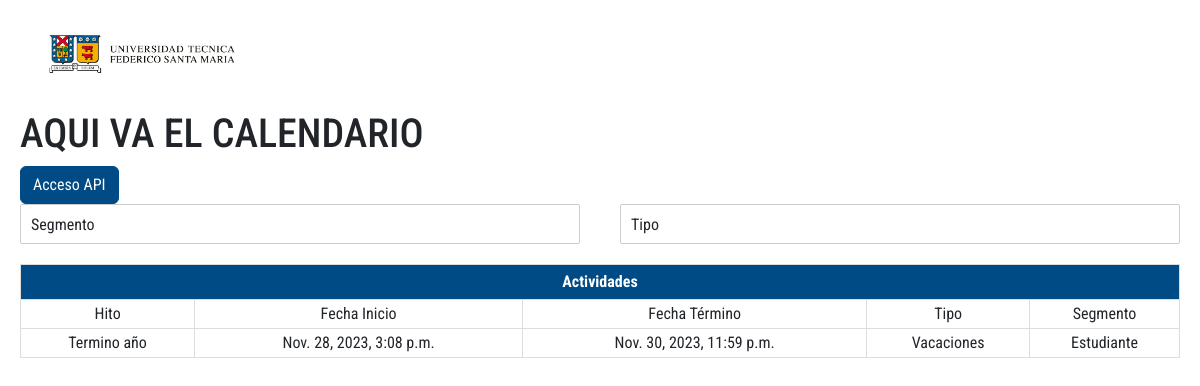
/segmento/Estudiante (signed in), run on the app's committed database.
### miapp/models.py (models this page shows, shortened)
class Hito(models.Model):
    fecha_inicio = models.DateTimeField(null= True, blank=True)
    fecha_termino = models.DateTimeField(null= True, blank=True)
    todo_el_dia = models.BooleanField(default=False)
    descripcion = models.TextField()
    tipo = models.CharField(max_length=50,
                            choices=[('V','Vacaciones'),('F','Feriado'),('SA','Suspension de Actividades'),
                                    ('SaPM','Suspension de Actividades PM'),('P','Periodo Lectivo'),('S','Suspension de Evaluaciones'),
                                    ('C', 'Ceremonia'),('Ed', 'EDDA'),('E', 'Evaluacion'),
                                    ('A', 'Ayudantias'),('H', 'Hito Academico'),('Se', 'Secretaria Academica'),
                                    ('O', 'OAI')], null=True, blank=True)
    segmento = models.CharField(max_length=50, choices=[('Co','Comunidad usm'),('Es', 'Estudiante'),('Pr', 'Profesor'),('Je','Jefe de Carrera')], default='Co')
    titulo = models.CharField(max_length=200)

### miapp/views.py (the view)
# urls.py: path('segmento/<segmentobuscado>', views.SegmentoHitoView, name='segmento')
def SegmentoHitoView(request, segmentobuscado):
    este = ''
    for x in tiposegmento:
        if segmentobuscado == x[1]:
            este = x[0]
    hitosvigentes = Hito.objects.filter(segmento=este).filter(fecha_termino__gt=datetime.now())
    user = request.user
    hitosuser = Hito.objects.filter(segmento=user.userrol.rol)[:3]
    context = {
        'hitosvigentes':hitosvigentes,
        'tipohitos':tipohito,
        'tiposegmento':tiposegmento,
        'hitosuser':hitosuser
    }
    return render(request, 'miapp/index.html', context)

### miapp/templates/miapp/index.html (shortened to what this page needs)
{% load static %}
<!DOCTYPE html>
<html lang="en">
<head>
    <link rel="stylesheet" href="../../static/miapp/css/bootstrap.css">
    <link rel="stylesheet" href="../../static/miapp/css/estilos.css">
</head>
<body>
    <div class="logo">
        <img src="img/Logo.jpg">
    </div>
    <div class="Calendario">
        <h1>AQUI VA EL CALENDARIO</h1>
    </div>
    <div>
        {% if user.is_authenticated %}
            {% if user.userrol.get_rol_display == "Developer" %}
                <a id="boton" href="http://127.0.0.1:8000/docs/" class="btn btn-primary">Acceso API</a>
            {% endif %}
        {% endif %}
    </div>
  <body>
    <div id="fila" class="row">
    <div id="Segmento" class="dropdown-container">
    <div id="col1" class="col-6">
        <div class="dropdown">
            <span>Segmento</span>
        </div>
    </div>
    <div id="col2" class="col-6">
        <div class="dropdown">
          <span>Tipo</span>
        </div>
    </div>
    </div>
    </div>
    <table style="width: 100%;">
        <tr>
            <th colspan="100%">Actividades</th>
        </tr>
        <tr>
            <td>Hito</td>
            <td>Fecha Inicio</td>
            <td>Fecha Término</td>
            <td>Tipo</td>
            <td>Segmento</td>
        </tr>
        {% for hito in hitosvigentes %}
        <tr>
            <td>{{ hito.titulo }}</td>
            <td>{{ hito.fecha_inicio }}</td>
            <td>{{ hito.fecha_termino }}</td>
            <td>{{ hito.get_tipo_display }}</td>
            <td>{{ hito.get_segmento_display }}</td>
        </tr>
        {% endfor %}
    </table>
</body>
</html>

### miapp/static/miapp/css/estilos.css (style rules this page uses)
.logo img { height: 110px; }
body { font-family: 'Roboto Condensed', sans-serif; padding-left: 20px; padding-right: 20px; }
h1, h3, .card, .dropdown, table { font-family: 'Roboto Condensed'; }
.dropdown-container { display: flex; }
.dropdown { height: 40px; padding: 8px; padding-left: 10px; position: relative; margin-right: 20px; cursor: pointer; border: 1px solid #ccc; border-radius: 2px; }
#col1 { margin-right: 20px; }
table, th, td { margin-top: 20px; border: 1px solid #ddd; }
td { text-align: center; padding: 2px; }
th { text-align: center; background-color: #004B85; color: #fff; padding: 5px; text-align: center; }
#boton { background-color: #004B85; border-color: #004B85; color: #fff; }

### data on the page
Hito: titulo "Termino año", fecha_inicio "Nov. 28, 2023, 3:08 p.m.", fecha_termino "Nov. 30, 2023, 11:59 p.m.", tipo "Vacaciones", segmento "Estudiante"
